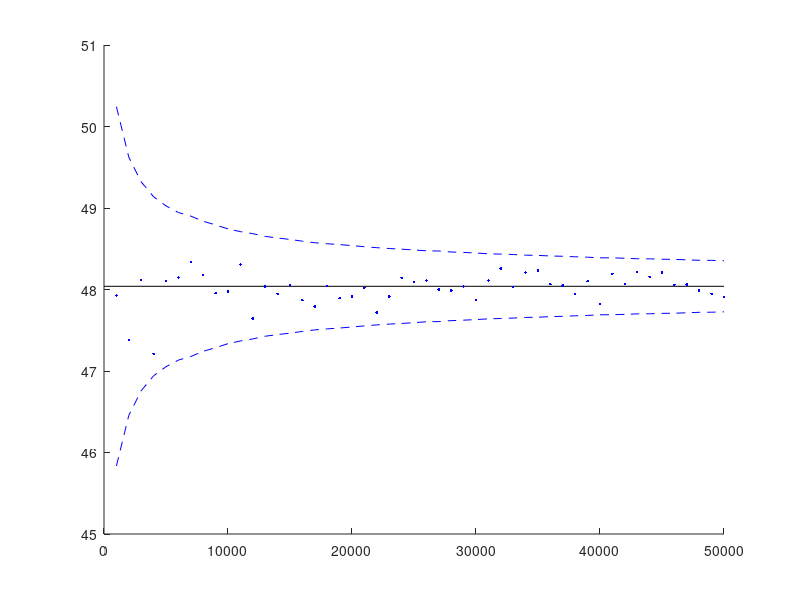

Write MATLAB code to recreate this figure.
clear
clc
rng(0)

% Fixed Parameters
T = 1;
S0 = 100;
sigma = 0.45;
r = 0.12;
K = 50;
N = 6;
h = T/N;

% Closed form solution
mu_bar = (r - 0.5*sigma^2)*T/2 ;
sigma_bar = sqrt( ((sigma^2)*T/6)*(T/(T + h) + 1) );

c1 = S0*exp(mu_bar + 0.5*sigma_bar^2) ;
c2 = normcdf((log(S0/K) + mu_bar)/sigma_bar + sigma_bar ) ;
c3 = K*normcdf((log(S0/K) + mu_bar)/sigma_bar) ;
c = exp(-r*T)*(c1*c2 - c3);

mat = zeros(50,2);
for ix = 1:50
    n = 1000*ix ;
    Si = [S0*ones(n,1) S0*exp(cumsum((r - 0.5*sigma^2)*h + sigma*sqrt(h).*randn(n,N ),2 ))];
    fx = exp(-r*T)*max(geomean(Si,2) - K, 0);
    mat(ix,:) = [mean(fx) 3*std(fx)/sqrt(n)];
end

lower = c - mat(:,2); 
upper = c + mat(:,2); 

figure()
hold on 
plot([0 50000], [c c ], 'k-') 
plot(1000:1000:50000, lower, 'b--') 
plot(1000:1000:50000, upper, 'b--')
plot(1000:1000:50000, mat(:,1), 'b.')
hold off
